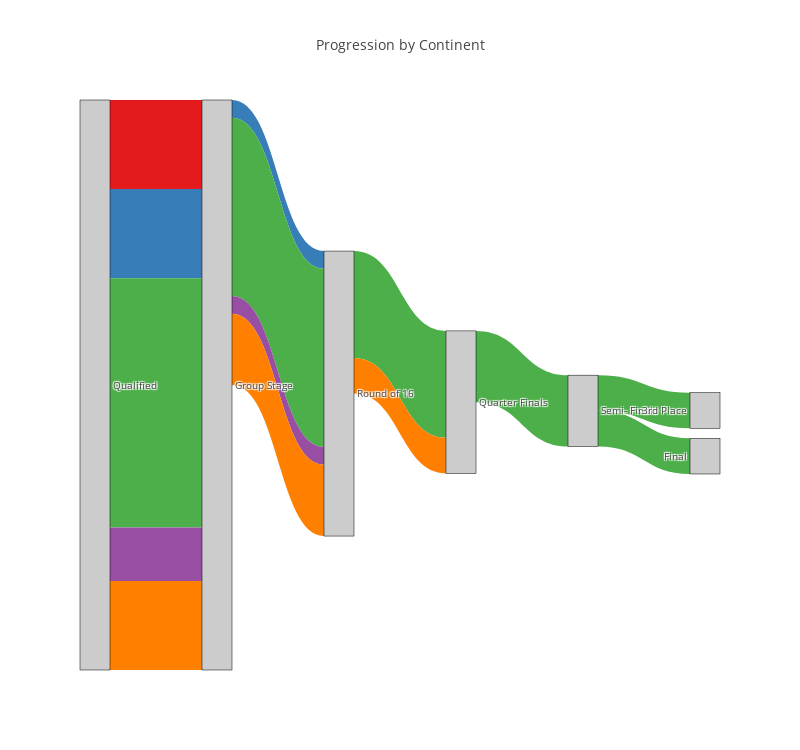

Notebook cell for this chart:
### Code cell
data = dict(
    type='sankey',
    node = dict(
      pad = 10,
      thickness = 30,
      line = dict(
        color = 'black',
        width = 0.5
      ),
      label = list(round_order.keys()),
      color = 'rgb(204, 204, 204)',
    ),
    link = dict(
      source = round_counts['Previous Round'],
      target = round_counts['Round as Number'],
      value = round_counts['Team'],
      color = round_counts['Color'],
      label = round_counts['Team Continent']
  ))

layout =  dict(
    title = 'Progression by Continent',
    autosize=False,
    width=800,
    height=750,

    font = dict(
      size = 10
    )
)

fig = dict(data=[data], layout=layout)
py.iplot(fig, validate=False)

### Figure 1 — Plotly figure (JSON) as saved in the notebook; plotly's stock layout.template omitted (floating-point values rounded to 4 significant figures)
{"data": [{"link": {"color": ["rgb(228,26,28)", "rgb(55,126,184)", "rgb(55,126,184)", "rgb(77,175,74)", "rgb(77,175,74)", "rgb(77,175,74)", "rgb(77,175,74)", "rgb(77,175,74)", "rgb(77,175,74)", "rgb(152,78,163)", "rgb(152,78,163)", "rgb(255,127,0)", "rgb(255,127,0)", "rgb(255,127,0)"], "label": ["Africa", "Asia", "Asia", "Europe", "Europe", "Europe", "Europe", "Europe", "Europe", "North & Central America", "North & Central America", "South America", "South America", "South America"], "source": [0, 0, 1, 4, 4, 0, 2, 1, 3, 0, 1, 0, 2, 1], "target": [1, 1, 2, 5, 6, 1, 3, 2, 4, 1, 2, 1, 3, 2], "value": [5, 5, 1, 2, 2, 14, 6, 10, 4, 3, 1, 5, 2, 4]}, "node": {"color": "rgb(204, 204, 204)", "label": ["Qualified", "Group Stage", "Round of 16", "Quarter Finals", "Semi- Finals", "3rd Place", "Final"], "line": {"color": "black", "width": 0.5}, "pad": 10, "thickness": 30}, "type": "sankey"}], "layout": {"autosize": false, "font": {"size": 10}, "height": 750, "title": "Progression by Continent", "width": 800}}
